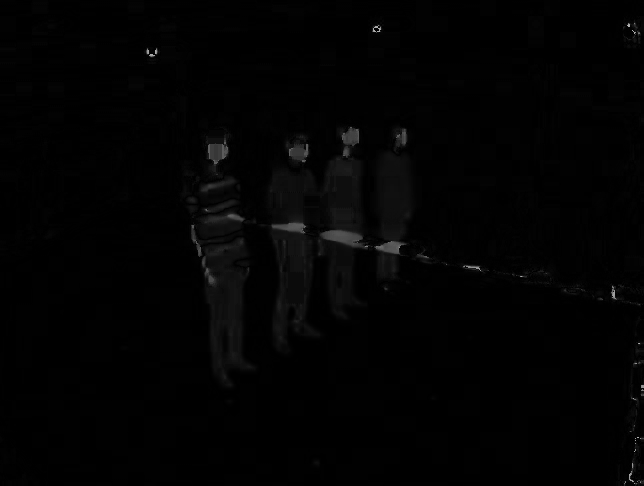
#> input picture Assignment3/Diff/cam4/diff/Diff_H.png, 644 x 486 px, found by its file name
$ python thresholding.py
#> lines starting #> are read from the running program, lines starting #| are printed output that depends on the picture; after the words box and inside, x2 and y2 are one past the last pixel; in counts of white or black regions, pixels touching at a corner belong together
import cv2


# increase contrast and use cv2.threshold to set white and black area
def get_thresh(img, black_thresh, white_thresh):
    ret, thresh = cv2.threshold(img, black_thresh, 255, type=cv2.THRESH_TOZERO)

    # increase contrast
    clahe = cv2.createCLAHE(clipLimit=5.0, tileGridSize=(10, 10))
    thresh = clahe.apply(thresh)

    for i in range(thresh.shape[0]):
        for j in range(thresh.shape[1]):
            if thresh[i, j] > white_thresh:
                thresh[i, j] = 255

    return thresh


# get contours
def get_contour(img, min_c, flag=cv2.RETR_EXTERNAL):
    kernel = cv2.getStructuringElement(cv2.MORPH_ELLIPSE, (2, 2))
    img = cv2.morphologyEx(img, cv2.MORPH_CLOSE, kernel)
    #img = cv2.morphologyEx(img, cv2.MORPH_OPEN, kernel)

    # Get contours
    contours = cv2.findContours(img, flag, cv2.CHAIN_APPROX_SIMPLE)
    contours = contours[0] if len(contours) == 2 else contours[1]

    # noise points
    small_contours = []
    for con in contours:
        area = cv2.contourArea(con)
        if 0 < area < min_c:
            small_contours.append(con)

    # max contour: foreground
    max_contour = max(contours, key=cv2.contourArea)

    return img, contours, max_contour, small_contours


# post-processing
def clean_foreground(img, small_contours):
    # delete white noise area
    cv2.drawContours(img, small_contours, -1, (0, 0, 0), cv2.FILLED)
    # fill black holes in foreground
    img, cos, max_c, small_cs = get_contour((255 - img), 5000, flag=cv2.RETR_TREE)
    img = (255 - img)
    cv2.drawContours(img, small_cs, -1, (255, 255, 255), cv2.FILLED, maxLevel=6)

    return img


def auto_threshold(img, step, goal=15000, max_goal=80000, max_thresh=255, b=1):
    mean, std = cv2.meanStdDev(img)
    black = int(mean + b)
    white = int(mean * 10 + 20)
    temp_thresh = None
    while True:
        thresh = get_thresh(img, black, white)
        thresh = get_thresh(thresh, black, white)
        thresh = get_thresh(thresh, black + 1, white)
        # binarization
        ret, thresh = cv2.threshold(thresh, 0, max_thresh, type=cv2.THRESH_OTSU)

        im, contours, max_contour, small_contours = get_contour(thresh, 20)

        max_area = cv2.contourArea(max_contour)
        if max_area >= goal:
            if max_area >= max_goal:
                if temp_thresh is None:
                    temp_thresh = thresh
                white = white + step
                thresh = temp_thresh
                im, contours, max_contour, small_contours = get_contour(thresh, 20)

            # post-processing
            im = clean_foreground(im, small_contours)
            break
        else:
            white = white - step
            temp_thresh = thresh

    return im, white


def threshold(hsv):
    i = 0
    outputs = []
    cv2.namedWindow('Thresholded Image', 0)

    for file in hsv:
        # load input image in grayscale
        img = cv2.imread(file, cv2.IMREAD_GRAYSCALE)
#> img is the input picture: shape (486, 644); min 0, max 178, mean 2.6
        img = cv2.resize(img, [1000, 1000])
#> img: shape (1000, 1000)

        if i == 2:
            thresh, t = auto_threshold(img, 1, b=0)
        elif i == 0:
            thresh, t = auto_threshold(img, 1, b=0)
#> in auto_threshold, `mean, std = cv2.meanStdDev(img)`: mean = [2.52]; std = [7.69]
#> in auto_threshold, `black = int(mean + b)`: black = 2
#> in auto_threshold, `white = int(mean * 10 + 20)`: white = 45
#> in get_thresh, `ret, thresh = cv2.threshold(img, black_thresh, 255, type=cv2.THRESH_TO..`: ret = 2
#> after the loop in get_thresh, `for i in range(thresh.shape[0]):`:
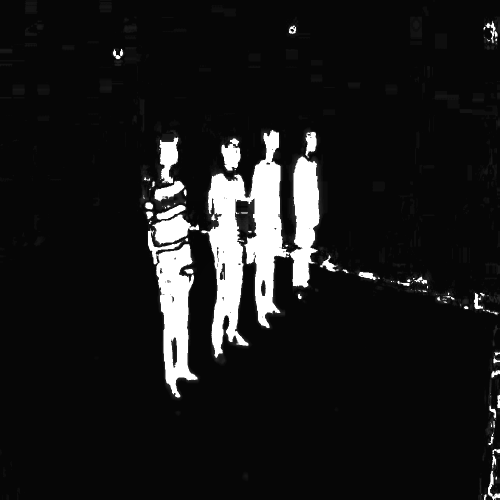
#> thresh: shape (1000, 1000) (shown at 1/2 size); min 5, max 255, mean 25.2
#> call 2 of get_thresh, with black_thresh = 2, white_thresh = 45
#> after the loop in get_thresh (call 2), `for i in range(thresh.shape[0]):`:
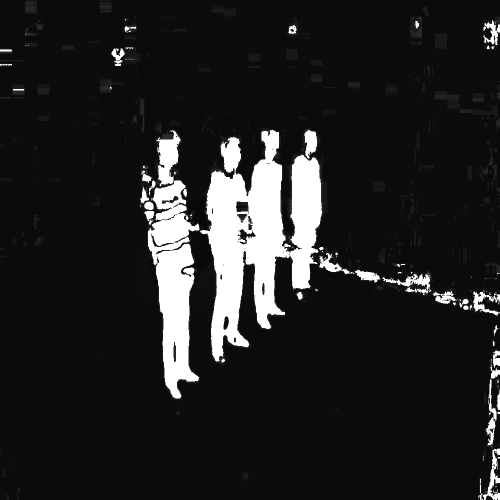
#> thresh: shape (1000, 1000) (shown at 1/2 size); min 7, max 255, mean 35.6
#> call 3 of get_thresh, with black_thresh = 3, white_thresh = 45
#> in get_thresh (call 3), `ret, thresh = cv2.threshold(img, black_thresh, 255, type=cv2.THRESH_TO..`: ret = 3
#> after the loop in get_thresh (call 3), `for i in range(thresh.shape[0]):`:
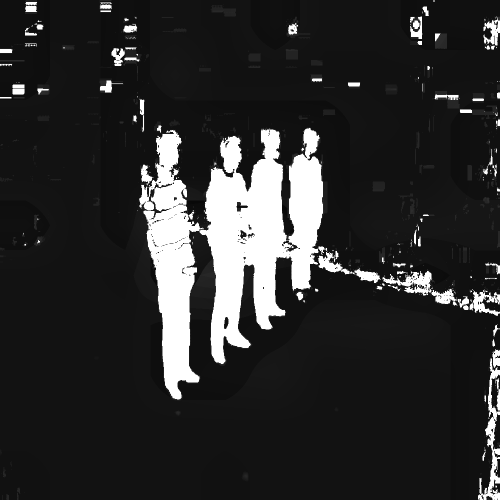
#> thresh: shape (1000, 1000) (shown at 1/2 size); min 8, max 255, mean 45.5
#> in auto_threshold, `ret, thresh = cv2.threshold(thresh, 0, max_thresh, type=cv2.THRESH_OTSU)`:
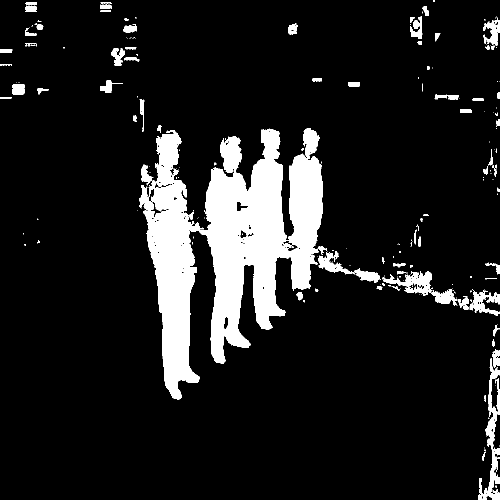
#> thresh: shape (1000, 1000) (shown at 1/2 size); 11.5% white; 225 white regions (145 under 20 px), largest, box (x1, y1, x2, y2) and area: (278, 256, 646, 799) 94713, (956, 717, 1000, 1000) 3399, (764, 542, 863, 591) 1983
#> in auto_threshold, `ret, thresh = cv2.threshold(thresh, 0, max_thresh, type=cv2.THRESH_OTSU)`: ret = 45
#> in get_contour, `img = cv2.morphologyEx(img, cv2.MORPH_CLOSE, kernel)`: img: shape (1000, 1000); 11.5% white; 149 white regions (79 under 20 px)
#> in get_contour, `contours = cv2.findContours(img, flag, cv2.CHAIN_APPROX_SIMPLE)`: contours = 147 contours, 85 with area under 20; largest, box (x1, y1, x2, y2) and area: (279, 257, 655, 800) 94694, (957, 718, 1000, 1000) 3013, (765, 543, 864, 592) 2108, (637, 503, 762, 567) 1782, (940, 580, 1000, 633) 1286
#> the loop in get_contour, `for con in contours:` made 147 passes
#> area on passes 2, 6, 7, 8, 9, 10, 11, 12, 16, 17, 20, 22: 30, 21.5, 184, 3013, 333.5, 36, 73.5, 68.5, 199.5, 126.5, 1286.5, 825
#> after the loop in get_contour, `for con in contours:`: small_contours = 46 contours, all with area under 20
#> in get_contour, `max_contour = max(contours, key=cv2.contourArea)`: max_contour = contour of 1773 points, box (x1, y1, x2, y2) (279, 257, 655, 800), area 94694
#> in auto_threshold, `im, contours, max_contour, small_contours = get_contour(thresh, 20)`: small_contours = 46 contours, all with area under 20
#> in auto_threshold, `max_area = cv2.contourArea(max_contour)`: max_area = 94693.5
#> in auto_threshold, `white = white + step`: white = 46
#> the loop in get_contour (call 2), `for con in contours:` made 147 passes
#> in clean_foreground, `cv2.drawContours(img, small_contours, -1, (0, 0, 0), cv2.FILLED)`:
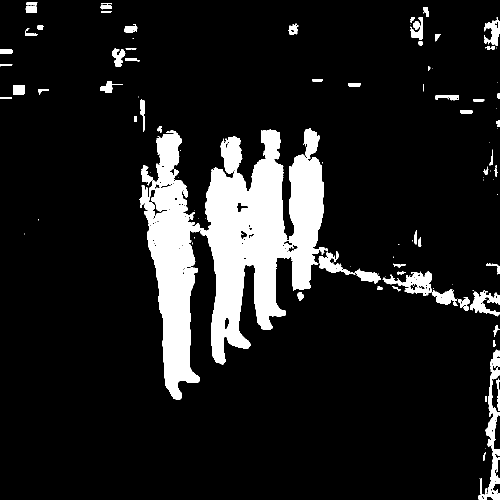
#> img: shape (1000, 1000) (shown at 1/2 size); 11.5% white; 103 white regions (41 under 20 px), largest, box (x1, y1, x2, y2) and area: (279, 257, 655, 800) 95193, (957, 718, 1000, 1000) 3404, (765, 543, 864, 592) 2055
#> call 3 of get_contour, with min_c = 5000, flag = 3
#> in get_contour (call 3), `img = cv2.morphologyEx(img, cv2.MORPH_CLOSE, kernel)`:
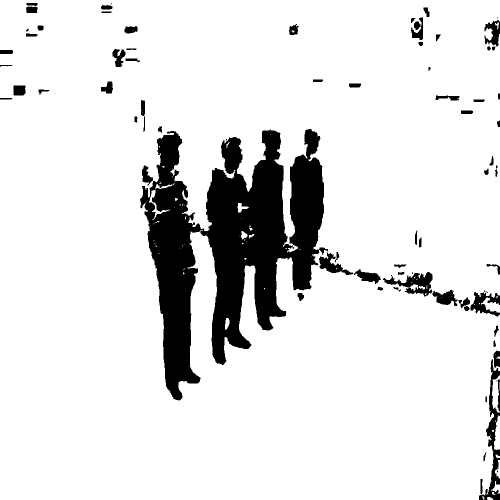
#> img: shape (1000, 1000) (shown at 1/2 size); 88.6% white; 77 black regions (11 under 20 px)
#> in get_contour (call 3), `contours = cv2.findContours(img, flag, cv2.CHAIN_APPROX_SIMPLE)`: contours = 151 contours, 75 with area under 20; largest, box (x1, y1, x2, y2) and area: (0, 0, 1000, 1000) 988370, (279, 257, 649, 802) 98560, (765, 543, 866, 594) 2436, (637, 504, 708, 551) 1270, (864, 579, 916, 613) 1004
#> the loop in get_contour (call 3), `for con in contours:` made 151 passes
#> area on passes 1, 4, 6: 42.5, 158, 150
#> after the loop in get_contour (call 3), `for con in contours:`: small_contours = 126 contours, 52 with area under 20; largest, box (x1, y1, x2, y2) and area: (765, 543, 866, 594) 2436, (637, 504, 708, 551) 1270, (864, 579, 916, 613) 1004, (707, 537, 763, 569) 842, (821, 34, 847, 81) 724
#> in get_contour (call 3), `max_contour = max(contours, key=cv2.contourArea)`: max_contour = contour of 482 points, box (x1, y1, x2, y2) (0, 0, 1000, 1000), area 988370
#> in clean_foreground, `img, cos, max_c, small_cs = get_contour((255 - img), 5000, flag=cv2.RE..`: cos has the same summary as contours in get_contour; max_c has the same summary as max_contour in get_contour; small_cs has the same summary as small_contours in get_contour
#> in clean_foreground, `img = (255 - img)`: img: shape (1000, 1000); 11.4% white; 77 white regions (11 under 20 px), largest, box (x1, y1, x2, y2) and area: (280, 258, 656, 801) 95225, (958, 719, 1000, 1000) 3230, (766, 544, 865, 593) 2048
#> in clean_foreground, `cv2.drawContours(img, small_cs, -1, (255, 255, 255), cv2.FILLED, maxLe..`:
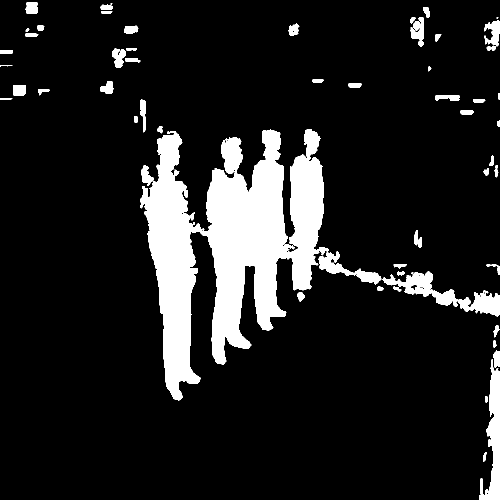
#> img: shape (1000, 1000) (shown at 1/2 size); 12.2% white; 57 white regions (2 under 20 px), largest, box (x1, y1, x2, y2) and area: (280, 258, 763, 801) 99600, (958, 719, 1000, 1000) 5515, (765, 543, 941, 623) 4044
#> t = 46
        else:
            thresh, t = auto_threshold(img, 1, b=0)
        print(t)
#| 46

        # display thresholded image
        # cv2.resizeWindow('Thresholded Image', 500, 500)
        # cv2.imshow('Thresholded Image', thresh)
        cv2.waitKey(0)
        # cv2.imwrite("step2\cam2\diff\Diff_threshold" + "_" + str(i) + ".png", thresh)
        # release resources and close windows
        outputs.append(thresh)
        i = i + 1
#> pass 2 of the loop in threshold, `for file in hsv:`:
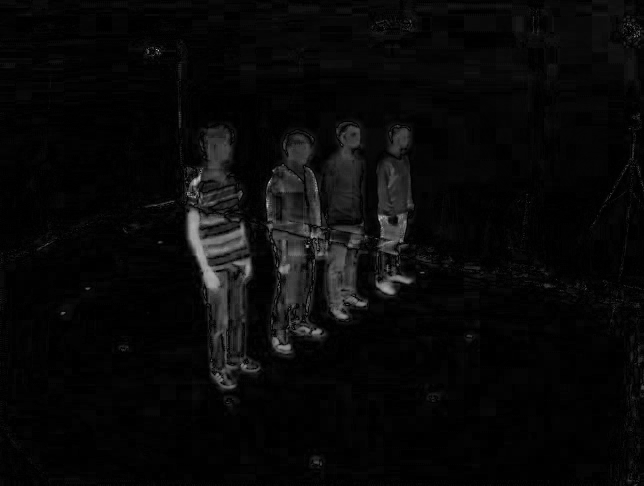
#> input picture Assignment3/Diff/cam4/diff/Diff_S.png, 644 x 486 px, found by its file name
#> in threshold, img is the input picture: shape (486, 644); min 0, max 196, mean 8.5
#> after the loop in get_thresh (call 5), `for i in range(thresh.shape[0]):`:
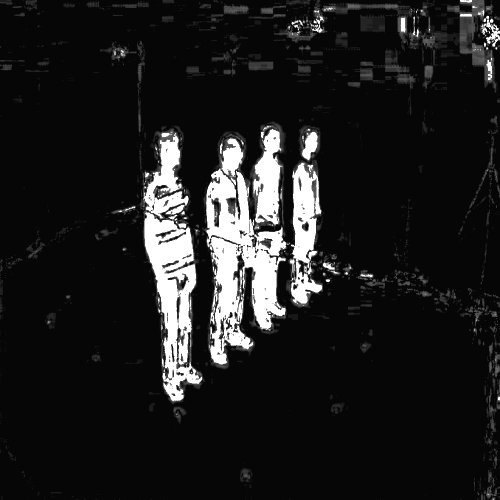
#> thresh: shape (1000, 1000) (shown at 1/2 size); min 6, max 255, mean 29.9
#> in get_contour (call 4), `contours = cv2.findContours(img, flag, cv2.CHAIN_APPROX_SIMPLE)`: contours = 236 contours, 178 with area under 20; largest, box (x1, y1, x2, y2) and area: (411, 252, 580, 730) 45730, (287, 262, 406, 805) 31536, (580, 326, 646, 613) 11692, (920, 0, 970, 80) 1456, (605, 264, 637, 322) 1114
#> after the loop in get_contour (call 4), `for con in contours:`: small_contours = 108 contours, all with area under 20
#> in auto_threshold (call 2), `im, contours, max_contour, small_contours = get_contour(thresh, 20)`: max_contour = contour of 1161 points, box (x1, y1, x2, y2) (411, 252, 580, 730), area 45730; small_contours = 108 contours, all with area under 20
#> in get_contour (call 5), `contours = cv2.findContours(img, flag, cv2.CHAIN_APPROX_SIMPLE)`: contours = 214 contours, 113 with area under 20; largest, box (x1, y1, x2, y2) and area: (0, 0, 1000, 1000) 994904, (411, 277, 579, 732) 39462, (287, 262, 408, 807) 32208, (580, 326, 648, 615) 12522, (507, 259, 568, 461) 8304
#> after the loop in get_contour (call 5), `for con in contours:`: small_contours = 189 contours, 93 with area under 20; largest, box (x1, y1, x2, y2) and area: (605, 264, 639, 324) 1260, (921, 88, 972, 133) 1019, (970, 101, 990, 167) 732, (797, 33, 817, 75) 612, (457, 351, 483, 439) 526
#> in clean_foreground (call 2), `img, cos, max_c, small_cs = get_contour((255 - img), 5000, flag=cv2.RE..`: cos has the same summary as contours in get_contour; max_c = contour of 239 points, box (x1, y1, x2, y2) (0, 0, 1000, 1000), area 994904; small_cs has the same summary as small_contours in get_contour
#> in clean_foreground (call 2), `cv2.drawContours(img, small_cs, -1, (255, 255, 255), cv2.FILLED, maxLe..`:
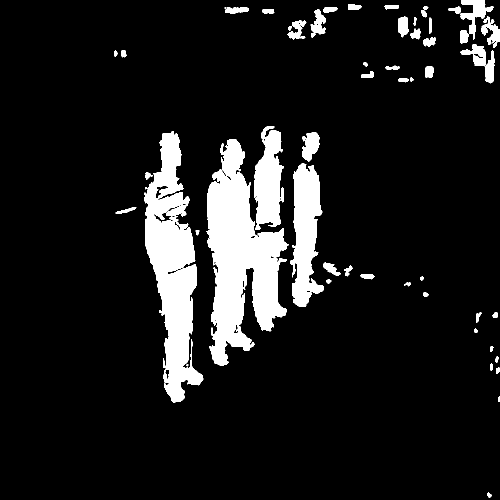
#> img: shape (1000, 1000) (shown at 1/2 size); 10.5% white; 60 white regions (2 under 20 px), largest, box (x1, y1, x2, y2) and area: (412, 278, 578, 731) 38484, (288, 263, 407, 806) 31765, (581, 327, 647, 614) 12101
#> in threshold, `thresh, t = auto_threshold(img, 1, b=0)`: t = 104
#| 104
#> pass 3 of the loop in threshold, `for file in hsv:`:
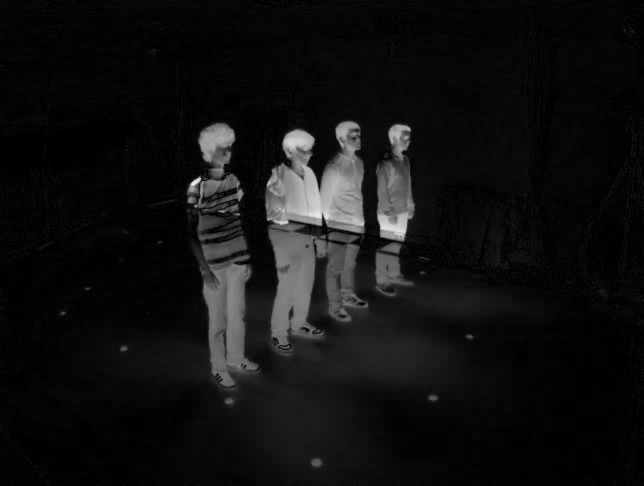
#> input picture Assignment3/Diff/cam4/diff/Diff_V.png, 644 x 486 px, found by its file name
#> in threshold, img is the input picture: shape (486, 644); min 0, max 236, mean 16.7
#> after the loop in get_thresh (call 8), `for i in range(thresh.shape[0]):`:
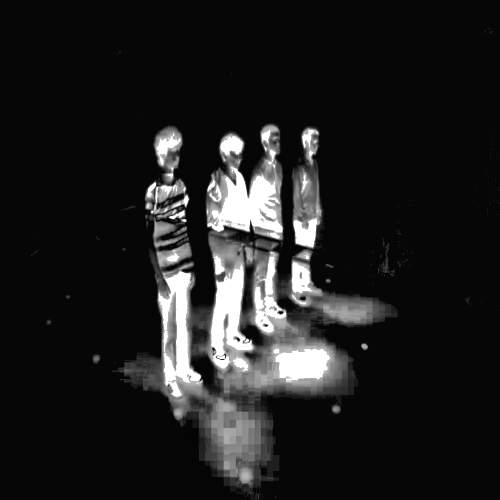
#> thresh: shape (1000, 1000) (shown at 1/2 size); min 3, max 255, mean 30.5
#> in get_contour (call 6), `contours = cv2.findContours(img, flag, cv2.CHAIN_APPROX_SIMPLE)`: contours = 49 contours, 23 with area under 20; largest, box (x1, y1, x2, y2) and area: (401, 475, 693, 787) 42854, (414, 252, 567, 480) 20226, (311, 527, 419, 841) 16566, (423, 797, 530, 972) 11719, (580, 521, 757, 648) 8012
#> after the loop in get_contour (call 6), `for con in contours:`: small_contours = 15 contours, all with area under 20
#> in auto_threshold (call 3), `im, contours, max_contour, small_contours = get_contour(thresh, 20)`: max_contour = contour of 791 points, box (x1, y1, x2, y2) (401, 475, 693, 787), area 42854; small_contours = 15 contours, all with area under 20
#> in get_contour (call 7), `contours = cv2.findContours(img, flag, cv2.CHAIN_APPROX_SIMPLE)`: contours = 78 contours, 35 with area under 20; largest, box (x1, y1, x2, y2) and area: (0, 0, 1000, 1000) 998001, (401, 475, 695, 789) 44694, (414, 252, 569, 482) 21430, (316, 527, 421, 842) 17352, (423, 797, 532, 974) 12307
#> after the loop in get_contour (call 7), `for con in contours:`: small_contours = 57 contours, 21 with area under 20; largest, box (x1, y1, x2, y2) and area: (310, 260, 367, 367) 3322, (302, 360, 381, 431) 2594, (315, 487, 385, 538) 1956, (605, 257, 641, 334) 1601, (308, 442, 369, 498) 1500
#> in clean_foreground (call 3), `img, cos, max_c, small_cs = get_contour((255 - img), 5000, flag=cv2.RE..`: cos has the same summary as contours in get_contour; max_c = [[0, 0], [0, 999], [999, 999], [999, 0]]; small_cs has the same summary as small_contours in get_contour
#> in clean_foreground (call 3), `img = (255 - img)`:
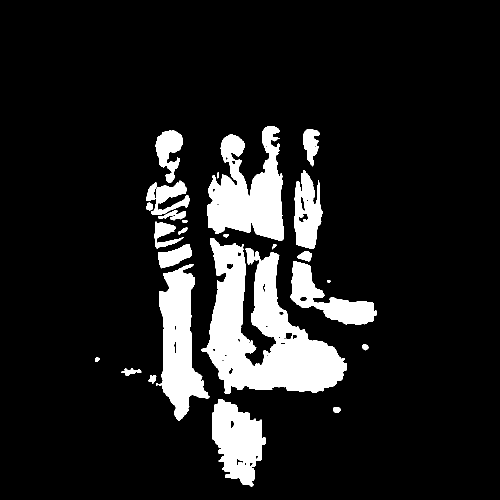
#> img: shape (1000, 1000) (shown at 1/2 size); 12% white; 27 white regions (1 under 20 px)
#> in threshold, `thresh, t = auto_threshold(img, 1, b=0)`: t = 186
#| 186

    t1 = cv2.bitwise_and(outputs[0], outputs[1])
    t2 = cv2.bitwise_and(outputs[0], outputs[2])
    t3 = cv2.bitwise_and(outputs[1], outputs[2])

    result = cv2.bitwise_or(t1, t2)
    result = cv2.bitwise_or(result, t3)

    # post-processing
    # apply morphology open then close
    kernel = cv2.getStructuringElement(cv2.MORPH_ELLIPSE, (3, 3))
    result = cv2.morphologyEx(result, cv2.MORPH_CLOSE, kernel, iterations=5)
    result = cv2.morphologyEx(result, cv2.MORPH_OPEN, kernel, iterations=2)

    result, cos, max_c, small_cs = get_contour(result, 100)
#> in get_contour (call 8), `contours = cv2.findContours(img, flag, cv2.CHAIN_APPROX_SIMPLE)`: contours = 24 contours, 2 with area under 20; largest, box (x1, y1, x2, y2) and area: (413, 254, 578, 732) 48146, (289, 263, 405, 807) 33034, (585, 259, 646, 614) 13826, (970, 45, 1000, 96) 734, (648, 526, 675, 548) 352
#> after the loop in get_contour (call 8), `for con in contours:`: small_contours = 15 contours, 2 with area under 20; largest, box (x1, y1, x2, y2) and area: (689, 539, 700, 552) 70, (292, 346, 301, 359) 66, (992, 714, 1000, 726) 56, (847, 586, 858, 595) 53, (989, 625, 999, 634) 48
#> cos has the same summary as contours in get_contour; max_c = contour of 563 points, box (x1, y1, x2, y2) (413, 254, 578, 732), area 48146; small_cs has the same summary as small_contours in get_contour
    result = clean_foreground(result, small_cs)
#> in get_contour (call 9), `contours = cv2.findContours(img, flag, cv2.CHAIN_APPROX_SIMPLE)`: contours = 10 contours; largest, box (x1, y1, x2, y2) and area: (0, 0, 1000, 1000) 997178, (413, 254, 580, 734) 49739, (289, 263, 407, 809) 34196, (585, 259, 648, 616) 14569, (648, 526, 677, 550) 414
#> after the loop in get_contour (call 9), `for con in contours:`: small_contours = 6 contours; box (x1, y1, x2, y2) and area: (648, 526, 677, 550) 414, (579, 48, 601, 74) 316, (824, 58, 844, 80) 310, (722, 549, 751, 561) 232, (238, 101, 254, 117) 155, (229, 102, 239, 115) 68
#> in clean_foreground (call 4), `img, cos, max_c, small_cs = get_contour((255 - img), 5000, flag=cv2.RE..`: cos has the same summary as contours in get_contour; max_c = contour of 39 points, box (x1, y1, x2, y2) (0, 0, 1000, 1000), area 997178; small_cs has the same summary as small_contours in get_contour

    cv2.imshow('Thresholded Image', result)
    cv2.imwrite("step1\Diff\cam4\diff\Diff_threshold.png", result)
    cv2.destroyAllWindows()
    return result


Diff_H = 'step1\Diff\cam4\diff\Diff_H.png'
Diff_S = 'step1\Diff\cam4\diff\Diff_S.png'
Diff_V = 'step1\Diff\cam4\diff\Diff_V.png'

hsv_images = [Diff_H, Diff_S, Diff_V]
thresh_V = threshold(hsv_images)
